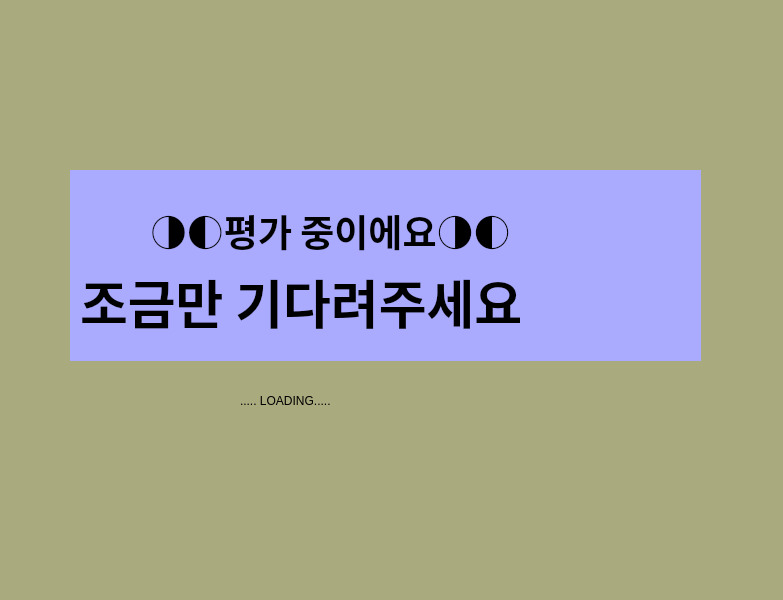
<?xml version="1.0" encoding="UTF-8"?>
<ui version="4.0">
 <class>MainWindow</class>
 <widget class="QMainWindow" name="MainWindow">
  <property name="geometry">
   <rect>
    <x>0</x>
    <y>0</y>
    <width>783</width>
    <height>600</height>
   </rect>
  </property>
  <property name="windowTitle">
   <string>MainWindow</string>
  </property>
  <property name="styleSheet">
   <string notr="true">
background-color: rgb(170, 170, 127);</string>
  </property>
  <widget class="QWidget" name="centralwidget">
   <widget class="QLabel" name="label">
    <property name="geometry">
     <rect>
      <x>150</x>
      <y>180</y>
      <width>501</width>
      <height>101</height>
     </rect>
    </property>
    <property name="font">
     <font>
      <family>타이포_쌍문동 B</family>
      <pointsize>28</pointsize>
      <weight>75</weight>
      <bold>true</bold>
     </font>
    </property>
    <property name="styleSheet">
     <string notr="true">background-color: rgb(170, 170, 255);</string>
    </property>
    <property name="text">
     <string>◑◐평가 중이에요◑◐</string>
    </property>
   </widget>
   <widget class="QLabel" name="label_2">
    <property name="geometry">
     <rect>
      <x>80</x>
      <y>260</y>
      <width>621</width>
      <height>81</height>
     </rect>
    </property>
    <property name="font">
     <font>
      <family>타이포_쌍문동 B</family>
      <pointsize>39</pointsize>
      <weight>75</weight>
      <bold>true</bold>
     </font>
    </property>
    <property name="styleSheet">
     <string notr="true">background-color: rgb(170, 170, 255);</string>
    </property>
    <property name="text">
     <string>조금만 기다려주세요</string>
    </property>
   </widget>
   <widget class="QLabel" name="label_3">
    <property name="geometry">
     <rect>
      <x>70</x>
      <y>170</y>
      <width>631</width>
      <height>191</height>
     </rect>
    </property>
    <property name="styleSheet">
     <string notr="true">background-color: rgb(170, 170, 255);</string>
    </property>
    <property name="text">
     <string/>
    </property>
   </widget>
   <widget class="QLabel" name="label_4">
    <property name="geometry">
     <rect>
      <x>240</x>
      <y>370</y>
      <width>291</width>
      <height>61</height>
     </rect>
    </property>
    <property name="styleSheet">
     <string notr="true">font: 25pt &quot;Tw Cen MT Condensed Extra Bold&quot;;</string>
    </property>
    <property name="text">
     <string>..... LOADING.....</string>
    </property>
   </widget>
   <zorder>label_3</zorder>
   <zorder>label</zorder>
   <zorder>label_2</zorder>
   <zorder>label_4</zorder>
  </widget>
  <widget class="QMenuBar" name="menubar">
   <property name="geometry">
    <rect>
     <x>0</x>
     <y>0</y>
     <width>783</width>
     <height>26</height>
    </rect>
   </property>
  </widget>
  <widget class="QStatusBar" name="statusbar"/>
 </widget>
 <resources/>
 <connections/>
</ui>
